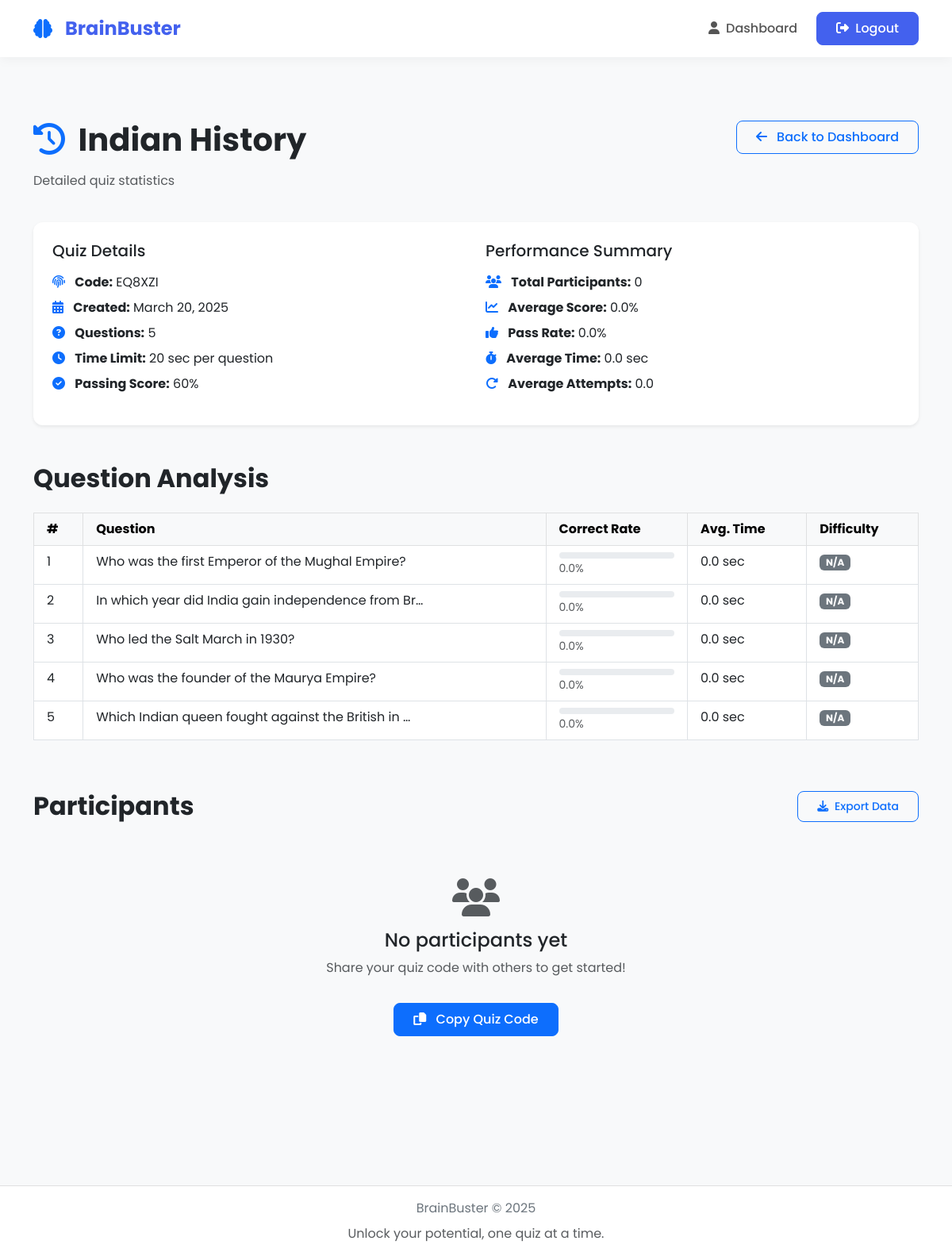
Page /quizzes/quiz/1/stats/ (signed in) on the committed database.
### quizzes/models.py (models this page shows, shortened)
class Quiz(models.Model):
    title = models.CharField(max_length=255)
    description = models.TextField(blank=True, null=True)
    icon = models.CharField(max_length=50, default="question-circle")
    code = models.CharField(max_length=10, unique=True, default=generate_unique_code)
    created_by = models.ForeignKey(User, on_delete=models.CASCADE, related_name='quizzes')
    created_at = models.DateTimeField(auto_now=True)
    time_limit_per_question = models.IntegerField(help_text="Time limit in seconds", default=30)
    minimum_score_percentage = models.IntegerField(help_text="Minimum score required to pass (%)", default=60)

class Question(models.Model):
    quiz = models.ForeignKey(Quiz, related_name="questions", on_delete=models.CASCADE)
    text = models.TextField()

### quizzes/views.py (the view, shortened to what this page needs)
# urls.py: path('quiz/<int:quiz_id>/stats/', views.quiz_stats, name='quiz_stats'),
@login_required
def quiz_stats(request, quiz_id):
    quiz = get_object_or_404(Quiz, id=quiz_id, created_by=request.user)
    all_participations = list(quiz.participations.all().select_related('user').order_by('user__id', '-submitted_at'))
    unique_users = {}
    for participation in all_participations:
        user_id = participation.user.id
        if user_id not in unique_users:
            unique_users[user_id] = participation
    participations = list(unique_users.values())
    user_attempts = {}
    for participation in all_participations:
        user_id = participation.user.id
        user_attempts[user_id] = user_attempts.get(user_id, 0) + 1
    for participation in participations:
        participation.attempts = user_attempts[participation.user.id]
    total_participants = len(participations)
    average_score = 0
    pass_rate = 0
    average_time = 0
    average_attempts = 0
    questions = list(quiz.questions.all().prefetch_related('options'))
    for question in questions:
        answers = Answer.objects.filter(question=question, participation__in=participations)
        total_answers = answers.count()
        if total_answers > 0:
            correct_count = answers.filter(selected_option__is_correct=True).count()
            question.correct_rate = round((correct_count / total_answers * 100), 1)
            total_time = sum(a.time_taken for a in answers if a.time_taken is not None)
            question.avg_time = round(total_time / total_answers, 1)
            if question.correct_rate >= 70:
                question.difficulty = "Easy"
                question.difficulty_class = "bg-success"
            elif question.correct_rate >= 40:
                question.difficulty = "Medium"
                question.difficulty_class = "bg-warning"
            else:
                question.difficulty = "Hard"
                question.difficulty_class = "bg-danger"
        else:
            question.correct_rate = 0
            question.avg_time = 0
            question.difficulty = "N/A"
            question.difficulty_class = "bg-secondary"
    return render(request, 'quizzes/quiz_stats.html', {
        'quiz': quiz,
        'participations': participations,  # Only latest per user
        'all_participations': all_participations,  # For modal
        'average_score': average_score,
        'pass_rate': pass_rate,
        'average_time': average_time,
        'average_attempts': average_attempts,
        'questions': questions,
    })

### templates/quizzes/quiz_stats.html (shortened to what this page needs)
{% extends 'base.html' %}
{% block content %}
<div class="container py-5">
    <div class="row mb-4">
        <div class="col-md-8">
            <h1 class="fw-bold mb-3">
                <i class="fas fa-{{ quiz.icon|default:'question-circle' }} text-primary me-2"></i>
                {{ quiz.title }}
            </h1>
            <p class="text-muted">Detailed quiz statistics</p>
        </div>
        <div class="col-md-4 text-end">
            <a href="{% url 'dashboard' %}" class="btn btn-outline-primary">
                <i class="fas fa-arrow-left me-2"></i> Back to Dashboard
            </a>
        </div>
    </div>
    <div class="row mb-4">
        <div class="col-12">
            <div class="card shadow-sm border-0">
                <div class="card-body p-4">
                    <div class="row">
                        <div class="col-md-6">
                            <h5 class="mb-3">Quiz Details</h5>
                            <ul class="list-unstyled">
                                <li class="mb-2">
                                    <i class="fas fa-fingerprint me-2 text-primary"></i>
                                    <strong>Code:</strong> {{ quiz.code }}
                                </li>
                                <li class="mb-2">
                                    <i class="fas fa-calendar-alt me-2 text-primary"></i>
                                    <strong>Created:</strong> {{ quiz.created_at|date:"F j, Y" }}
                                </li>
                                <li class="mb-2">
                                    <i class="fas fa-question-circle me-2 text-primary"></i>
                                    <strong>Questions:</strong> {{ quiz.questions.count }}
                                </li>
                                <li class="mb-2">
                                    <i class="fas fa-clock me-2 text-primary"></i>
                                    <strong>Time Limit:</strong> {{ quiz.time_limit_per_question }} sec per question
                                </li>
                                <li class="mb-2">
                                    <i class="fas fa-check-circle me-2 text-primary"></i>
                                    <strong>Passing Score:</strong> {{ quiz.minimum_score_percentage }}%
                                </li>
                            </ul>
                        </div>
                        <div class="col-md-6">
                            <h5 class="mb-3">Performance Summary</h5>
                            <ul class="list-unstyled">
                                <li class="mb-2">
                                    <i class="fas fa-users me-2 text-primary"></i>
                                    <strong>Total Participants:</strong> {{ participations|length }}
                                </li>
                                <li class="mb-2">
                                    <i class="fas fa-chart-line me-2 text-primary"></i>
                                    <strong>Average Score:</strong> {{ average_score|floatformat:1 }}%
                                </li>
                                <li class="mb-2">
                                    <i class="fas fa-thumbs-up me-2 text-primary"></i>
                                    <strong>Pass Rate:</strong> {{ pass_rate|floatformat:1 }}%
                                </li>
                                <li class="mb-2">
                                    <i class="fas fa-stopwatch me-2 text-primary"></i>
                                    <strong>Average Time:</strong> {{ average_time|floatformat:1 }} sec
                                </li>
                                <li class="mb-2">
                                    <i class="fas fa-redo-alt me-2 text-primary"></i>
                                    <strong>Average Attempts:</strong> {{ average_attempts|floatformat:1 }}
                                </li>
                            </ul>
                        </div>
                    </div>
                </div>
            </div>
        </div>
    </div>
    <div class="row mt-5">
        <div class="col-12">
            <h2 class="fw-bold mb-4">Question Analysis</h2>
            <div class="table-responsive">
                <table class="table table-hover table-bordered">
                    <thead class="table-light">
                        <tr>
                            <th class="px-3 py-2">#</th>
                            <th class="px-3 py-2">Question</th>
                            <th class="px-3 py-2">Correct Rate</th>
                            <th class="px-3 py-2">Avg. Time</th>
                            <th class="px-3 py-2">Difficulty</th>
                        </tr>
                    </thead>
                    <tbody>
                        {% for question in questions %}
                        <tr>
                            <td class="px-3 py-2">{{ forloop.counter }}</td>
                            <td class="px-3 py-2">{{ question.text|truncatechars:50 }}</td>
                            <td class="px-3 py-2">
                                <div class="progress" style="height: 8px;">
                                </div>
                                <small class="text-muted">{{ question.correct_rate|floatformat:1 }}%</small>
                            </td>
                            <td class="px-3 py-2">{{ question.avg_time|floatformat:1 }} sec</td>
                            <td class="px-3 py-2">
                                <span class="badge {{ question.difficulty_class }}">{{ question.difficulty }}</span>
                            </td>
                        </tr>
                        {% endfor %}
                    </tbody>
                </table>
            </div>
        </div>
    </div>
    <div class="row mt-5">
        <div class="col-12">
            <h2 class="fw-bold mb-4">Participants
                <button type="button" class="btn btn-sm btn-outline-primary float-end" id="exportBtn">
                    <i class="fas fa-download me-1"></i> Export Data
                </button>
            </h2>
            {% if participations %}
                <div class="table-responsive">
                    <table class="table table-hover table-bordered" id="participantsTable">
                        <thead class="table-light">
                            <tr>
                                <th class="px-3 py-2">Participant</th>
                                <th class="px-3 py-2">Score</th>
                                <th class="px-3 py-2">Status</th>
                                <th class="px-3 py-2">Time Taken</th>
                                <th class="px-3 py-2">Attempts</th>
                                <th class="px-3 py-2">Date</th>
                            </tr>
                        </thead>
                        <tbody>
                            {% for participation in participations %}
                            <tr>
                                <td class="px-3 py-2">{{ participation.user.username }}</td>
                                <td class="px-3 py-2">
                                    <div class="progress" style="height: 8px;">
                                        <div class="progress-bar {% if participation.score >= quiz.minimum_score_percentage %}bg-success{% else %}bg-danger{% endif %}"
                                            role="progressbar" style="width: {{ participation.score|floatformat:0 }}%;">
                                        </div>
                                    </div>
                                    <small>{{ participation.score|floatformat:1 }}%</small>
                                </td>
                                <td class="px-3 py-2">
                                    <span class="badge {% if participation.score >= quiz.minimum_score_percentage %}bg-success{% else %}bg-danger{% endif %}">
                                        {% if participation.score >= quiz.minimum_score_percentage %}PASS{% else %}FAIL{% endif %}
                                    </span>
                                </td>
                                <td class="px-3 py-2">{{ participation.total_time_taken|floatformat:1 }} sec</td>
                                <td class="px-3 py-2">
                                    <button class="btn btn-sm btn-outline-info" data-bs-toggle="modal" data-bs-target="#attemptsModal{{ participation.user.id }}">
                                        <i class="fas fa-eye me-1"></i> {{ participation.attempts }}
                                    </button>
                                </td>
                                <td class="px-3 py-2">{{ participation.submitted_at|date:"M d, Y H:i" }}</td>
                            </tr>
                            {% endfor %}
                        </tbody>
                    </table>
                </div>
            {% else %}
                <div class="text-center py-5">
                    <i class="fas fa-users fa-3x text-muted mb-3"></i>
                    <h4>No participants yet</h4>
                    <p class="text-muted">Share your quiz code with others to get started!</p>
                    <button class="btn btn-primary copy-code-btn mt-3" data-code="{{ quiz.code }}">
                        <i class="fas fa-copy me-2"></i> Copy Quiz Code
                    </button>
                </div>
            {% endif %}
        </div>
    </div>
</div>
{% endblock %}

### static/css/style.css (style rules this page uses)
:root { --primary: #4361ee; --secondary: #3f37c9; --accent: #4cc9f0; --light: #f8f9fa; --dark: #212529; --success: #4ade80; --warning: #fbbf24; --danger: #f87171; --info: #60a5fa; }
body { font-family: 'Poppins', sans-serif; background-color: #f8f9fa; color: var(--dark); min-height: 100vh; display: flex; flex-direction: column; }
.card { border-radius: 12px; border: none; box-shadow: 0 5px 15px rgba(0, 0, 0, 0.05); transition: transform 0.3s ease, box-shadow 0.3s ease; }
.btn { border-radius: 8px; padding: 0.5rem 1.5rem; font-weight: 500; transition: all 0.3s ease; }

### rows in the picture
Quiz: title "Indian History", code "EQ8XZI", created_at "March 20, 2025", questions.count "5", time_limit_per_question "20", minimum_score_percentage "60"
Question: text "Who was the first Emperor of the Mughal Empire?", correct_rate "0.0", avg_time "0.0", difficulty "N/A"
Question: text "In which year did India gain independence from Br…", correct_rate "0.0", avg_time "0.0", difficulty "N/A"
Question: text "Who led the Salt March in 1930?", correct_rate "0.0", avg_time "0.0", difficulty "N/A"
Question: text "Who was the founder of the Maurya Empire?", correct_rate "0.0", avg_time "0.0", difficulty "N/A"
Question: text "Which Indian queen fought against the British in …", correct_rate "0.0", avg_time "0.0", difficulty "N/A"

### other values in the picture
{{ participations|length }} "0"
{{ average_score|floatformat:1 }} "0.0"
{{ pass_rate|floatformat:1 }} "0.0"
{{ average_time|floatformat:1 }} "0.0"
{{ average_attempts|floatformat:1 }} "0.0"
